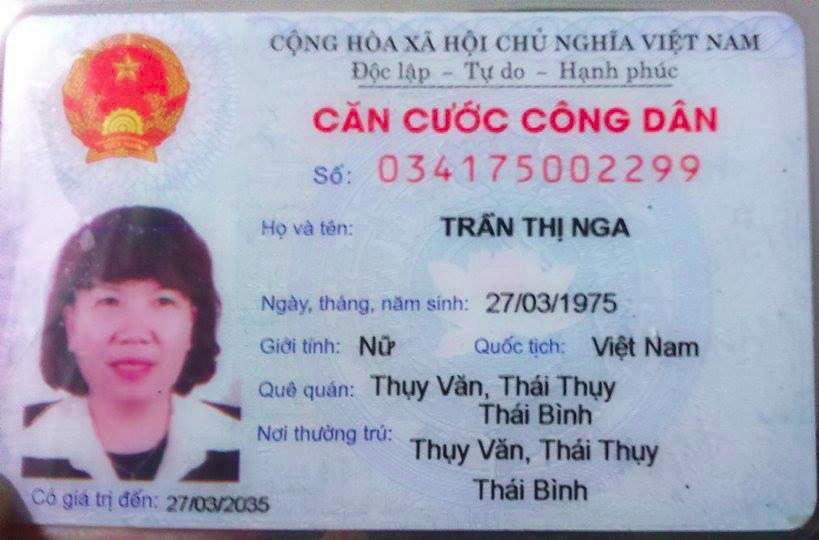
#> input picture originForGenerateFake/origin10.jpg, 819 x 540 px; its folder holds only this picture in this run
$ python generate_fake_2.py
#> lines starting #> are read from the running program, lines starting #| are printed output that depends on the picture; after the words box and inside, x2 and y2 are one past the last pixel; in counts of white or black regions, pixels touching at a corner belong together
import os
import numpy as np
import cv2
from PIL import Image
import random

# Project path
rootpath = os.path.dirname(__file__)

# file path to dir of origin image used to generate fake image
dirpath = os.path.join(rootpath,'originForGenerateFake')

# all image filenames to generated fake image
filenames = os.listdir(dirpath)

N = 5 # number of fake image generated form 1 real image
num = 3 # number of operation
def generate(img,mask=None):
    '''
    Create a new image by randomly cropping, rotating, pasting on the origin image

    Parameter
    ---------
    img : an PIL format image

    Return
    ------
    a new PIL format image
    '''

    H, W = img.size

    # position to crop
    x = random.randint(0, int(H*0.85))
    y = random.randint(0, int(W*0.85))
    h = random.randint(int(H*0.1), int(H*0.15))
    w = random.randint(int(W*0.1), int(W*0.15))

    # rotation angle for cropped part
    angle = random.randint(0, 360)

    # position to paste
    i = random.randint(0,int(H*0.8))
    j = random.randint(0,int(W*0.8))

    roi = img.crop((x, y, x+h, y+w))

    if mask is None:
        mask = Image.new('L', img.size, 0)
    maskOfRoi = Image.new('L', roi.size, 255)

    roi = roi.rotate(angle, expand=True)
    maskOfRoi = maskOfRoi.rotate(angle, expand=True)

    img.paste(roi,(i,j),maskOfRoi)
    mask.paste(maskOfRoi,(i,j),maskOfRoi)

    return img,mask

def main():
    counter = 0
    for fn in filenames:
        orig = Image.open(os.path.join(dirpath,fn))
#> orig is the input picture: PIL image 819x540 RGB; mean R, G, B 167.7, 166.2, 186.3
        for i in range(N):

            img = orig.copy()
            img , mask = generate(img)
            for j in range(num - 1):
                img , mask = generate(img,mask)

            img.save(os.path.join(rootpath,'fake/style2_fake{}.jpg'.format(counter)))
            mask.save(os.path.join(rootpath,'fake/style2_fake{}.mask.png'.format(counter)))
            counter += 1
#> this loop made 5 passes
#> pass 1, in generate, `roi = img.crop((x, y, x+h, y+w))`:
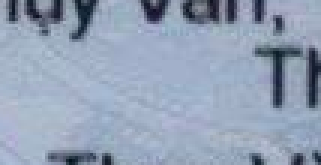
#> roi: PIL image 107x55 RGB (shown 3 times larger); mean R, G, B 146.9, 160.7, 181.7
#> pass 1, in generate, `roi = roi.rotate(angle, expand=True)`:
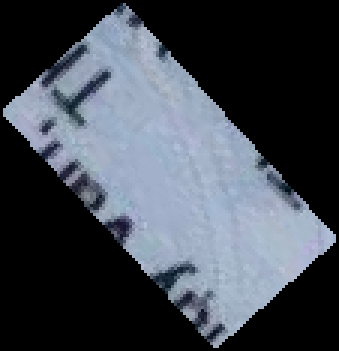
#> roi: PIL image 113x117 RGB (shown 3 times larger); mean R, G, B 65.4, 71.5, 80.9
#> after the loop:
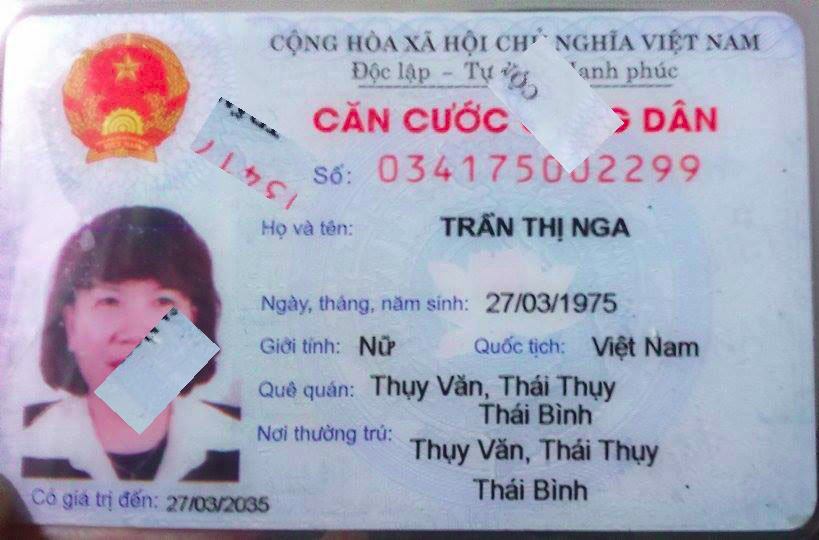
#> img: PIL image 819x540 RGB; mean R, G, B 167.4, 168, 187.8
#> after the loop:
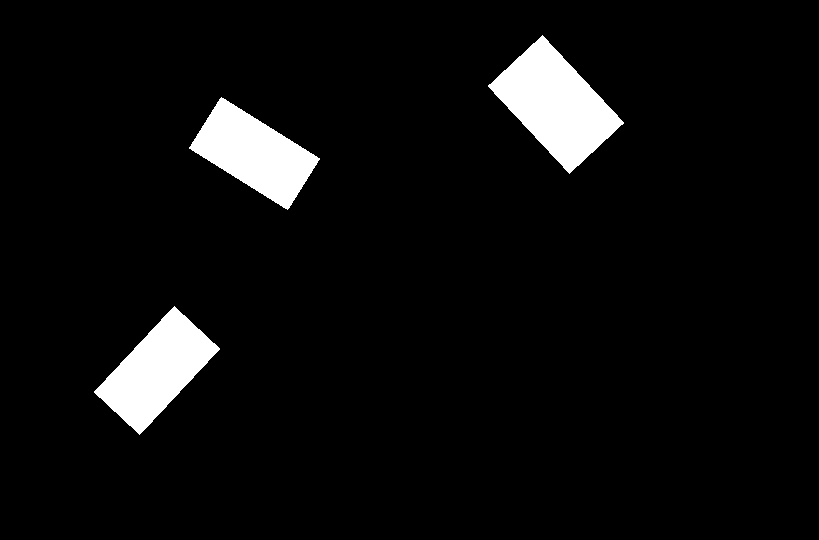
#> mask: PIL image 819x540 L; 5.3% white; 3 white regions, box (x1, y1, x2, y2) and area: (488, 35, 624, 174) 9000, (94, 306, 220, 435) 7433, (189, 97, 320, 210) 7125
#> after the loop, counter = 5
    print('{} images was generated'.format(counter))
#| 5 images was generated

if __name__=='__main__':
    main()

$ run again, on originForGenerateFake/origin14.jpg
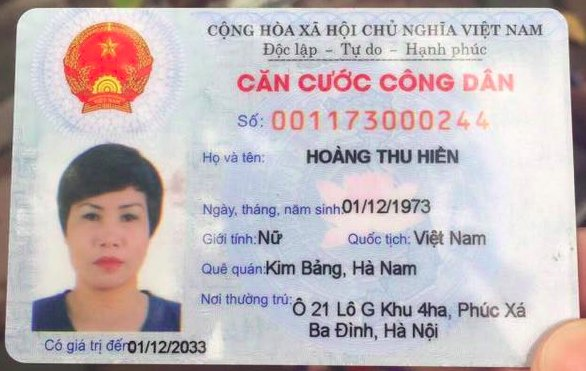
#> input picture originForGenerateFake/origin14.jpg, 586 x 371 px
#> in main, orig is the input picture: PIL image 586x371 RGB; mean R, G, B 195.5, 185.5, 188.7
#> the loop in main, `for i in range(N): ` made 5 passes
#> pass 1, in generate, `roi = roi.rotate(angle, expand=True)`:
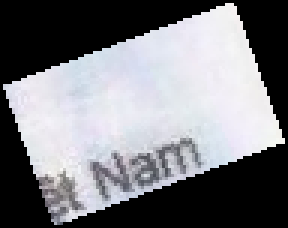
#> roi: PIL image 96x76 RGB (shown 3 times larger); mean R, G, B 122.1, 122.6, 127.2
#> after the loop in main, `for i in range(N):`:
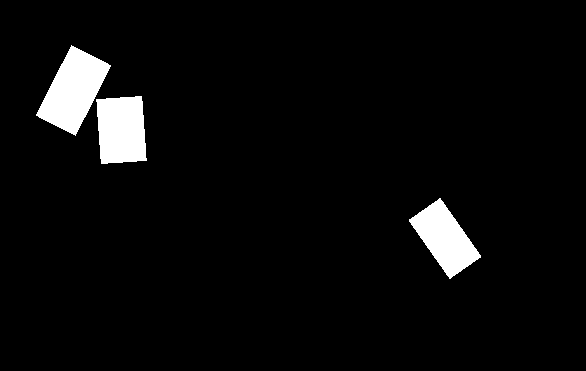
#> mask: PIL image 586x371 L; 4.3% white; 3 white regions, box (x1, y1, x2, y2) and area: (36, 45, 111, 136) 3555, (96, 96, 147, 164) 2990, (409, 198, 481, 279) 2808
#> after the loop in main, `for i in range(N):`: counter = 5
#| 5 images was generated

$ run again, on originForGenerateFake/origin15.jpg
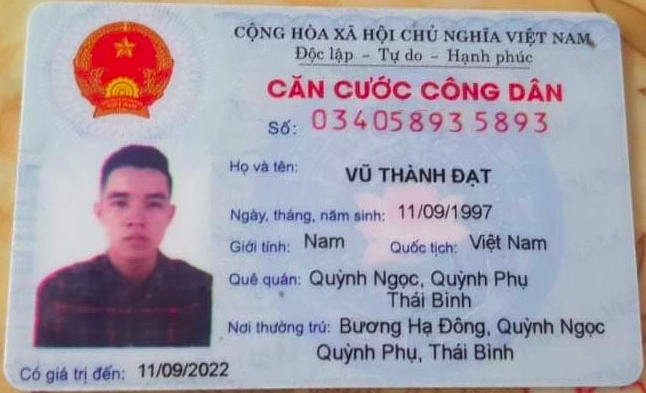
#> input picture originForGenerateFake/origin15.jpg, 646 x 393 px
#> in main, orig is the input picture: PIL image 646x393 RGB; mean R, G, B 166.5, 159.8, 172
#> the loop in main, `for i in range(N): ` made 5 passes
#> pass 1, in generate, `roi = roi.rotate(angle, expand=True)`:
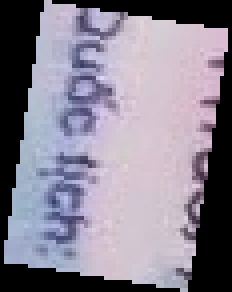
#> roi: PIL image 58x73 RGB (shown 4 times larger); mean R, G, B 135, 129.2, 144
#> after the loop in main, `for i in range(N):`:
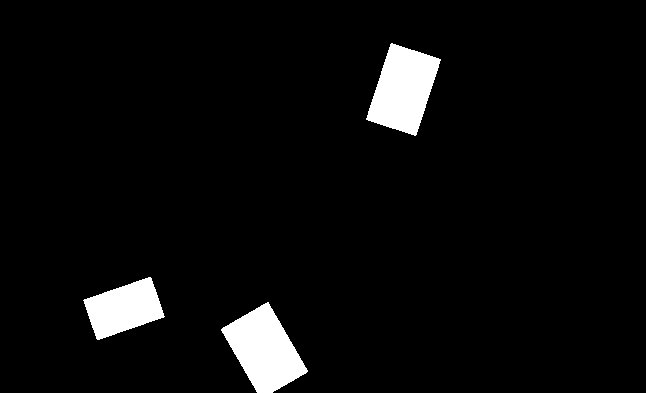
#> mask: PIL image 646x393 L; 4.6% white; 3 white regions, box (x1, y1, x2, y2) and area: (221, 302, 308, 393) 4407, (366, 43, 441, 136) 4293, (83, 277, 165, 340) 3092
#> after the loop in main, `for i in range(N):`: counter = 5
#| 5 images was generated

$ run again, on originForGenerateFake/origin16.jpg
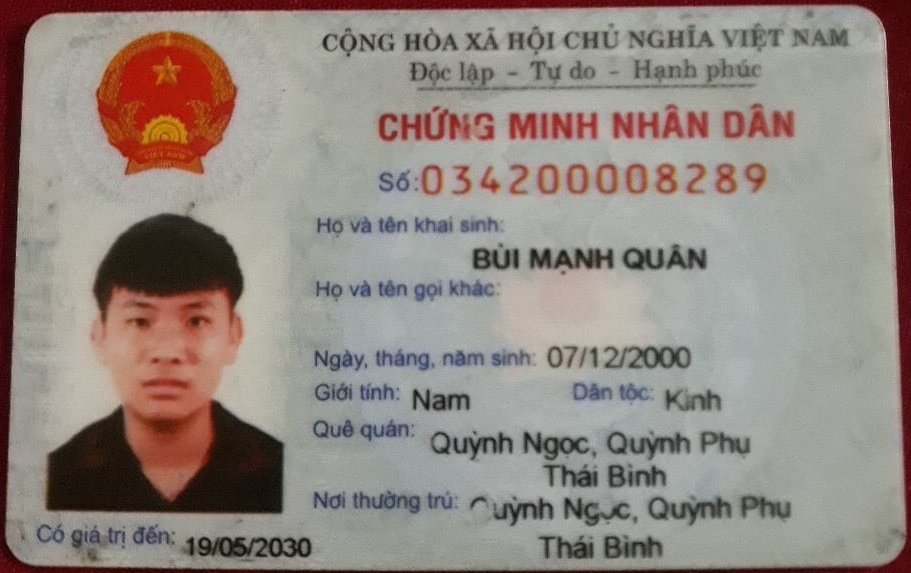
#> input picture originForGenerateFake/origin16.jpg, 911 x 573 px
#> in main, orig is the input picture: PIL image 911x573 RGB; mean R, G, B 146.5, 135.6, 129.2
#> the loop in main, `for i in range(N): ` made 5 passes
#> pass 1, in generate, `roi = roi.rotate(angle, expand=True)`:
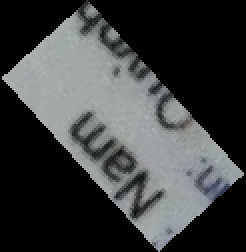
#> roi: PIL image 123x126 RGB (shown 2 times larger); mean R, G, B 60.4, 62.1, 62.3
#> after the loop in main, `for i in range(N):`:
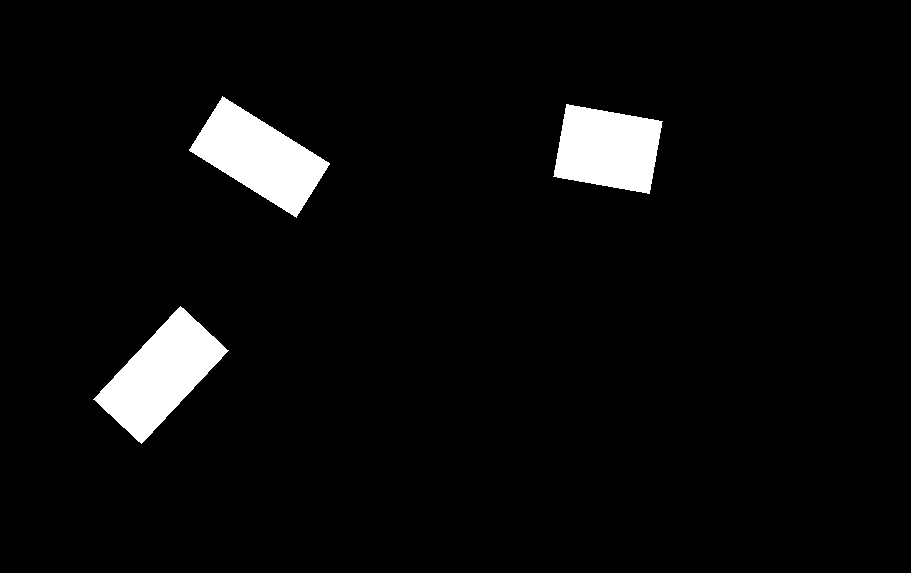
#> mask: PIL image 911x573 L; 4.6% white; 3 white regions, box (x1, y1, x2, y2) and area: (93, 306, 229, 444) 8446, (189, 96, 330, 218) 8118, (553, 104, 663, 194) 7246
#> after the loop in main, `for i in range(N):`: counter = 5
#| 5 images was generated

$ run again, on originForGenerateFake/origin11.jpg
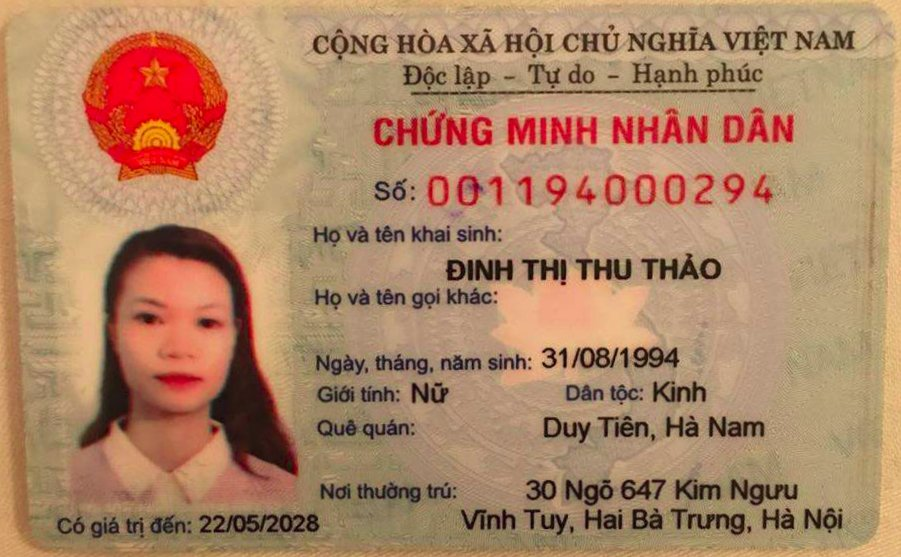
#> input picture originForGenerateFake/origin11.jpg, 901 x 557 px
#> in main, orig is the input picture: PIL image 901x557 RGB; mean R, G, B 174.5, 133.4, 102.4
#> the loop in main, `for i in range(N): ` made 5 passes
#> after the loop in main, `for i in range(N):`:
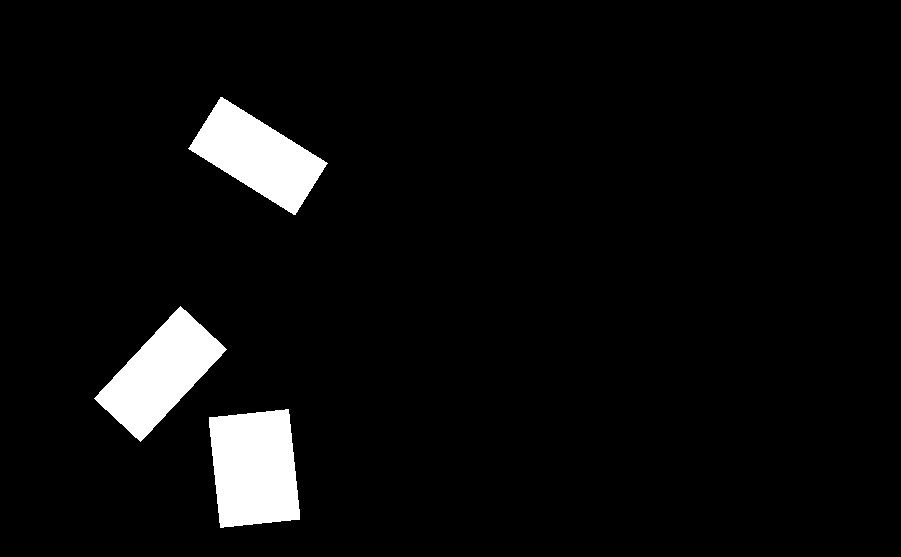
#> mask: PIL image 901x557 L; 5% white; 3 white regions, box (x1, y1, x2, y2) and area: (209, 409, 300, 528) 8989, (94, 306, 227, 442) 8127, (188, 97, 328, 215) 7797
#> after the loop in main, `for i in range(N):`: counter = 5
#| 5 images was generated
